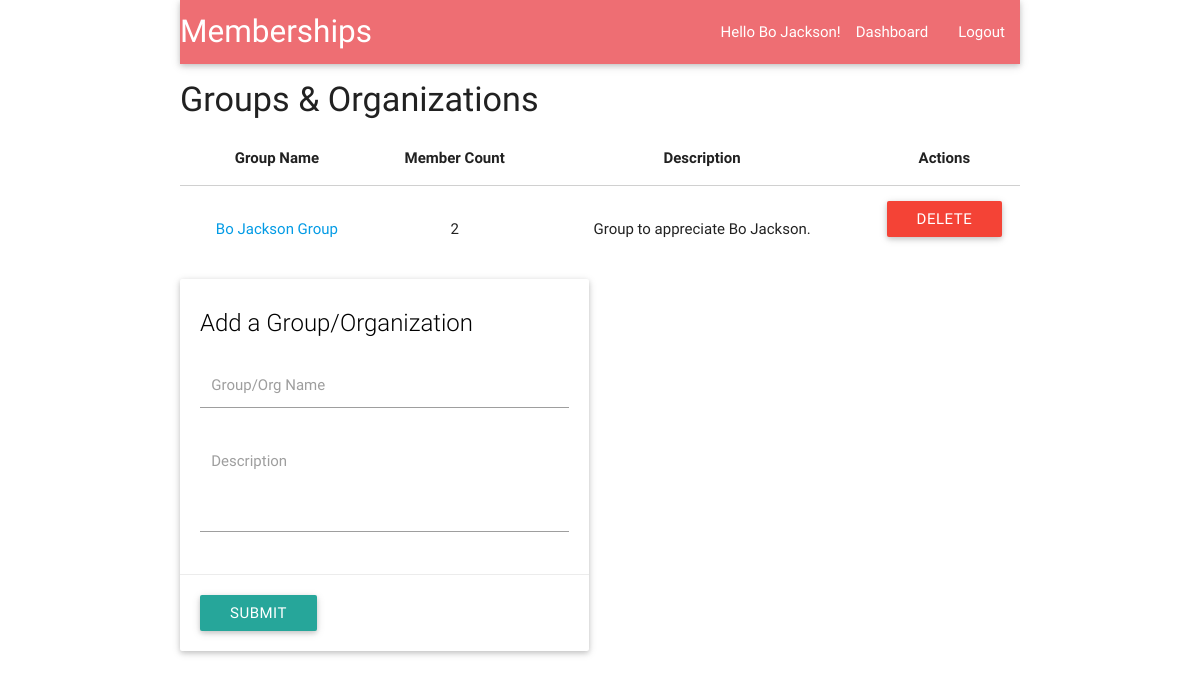
The page /groups/ (signed in) on the database its author committed.
### apps/groups/models.py (models this page shows)
class Organization(models.Model):
    name = models.CharField(max_length = 255)
    description = models.CharField(max_length = 255)
    creator = models.ForeignKey(User, related_name='creator')
    members = models.ManyToManyField(User, related_name='member')

### apps/groups/views.py (the view, shortened to what this page needs)
class GroupsView(View):
    def get(self,request):
        print 'in GroupsView get(Index)'
        groups = Organization.objects.annotate(membercount = Count('members'))
        context = {
            'groups': groups,
            'form':OrgForm(),
        }
        return render(request, 'groups/index.html', context)

### apps/groups/forms.py
class OrgForm(forms.Form):
    name = forms.CharField(min_length=6)
    description = forms.CharField(widget=forms.Textarea(attrs={'class':'materialize-textarea'}),min_length=11)
    class Meta:
        model = Organization

### apps/groups/templates/groups/index.html (shortened to what this page needs)
{% extends "groups/base.html" %}
{% block content %}
    <div class="container">
        <h4>Groups & Organizations</h4>
        <table class="hoverable responsive-table centered">
            <thead>
            <tr>
                <th>
                    Group Name
                </th>
                <th>
                    Member Count
                </th>
                <th>
                    Description
                </th>
                <th>
                    Actions
                </th>
            </tr>
            </thead>
            <tbody>
            {% if groups %}
                {% for group in groups %}
                    <tr>
                        <td>
                            <a href="/groups/{{group.id}}/">{{ group.name }}</a>
                        </td>
                        <td>
                            {{ group.membercount }}
                        </td>
                        <td>
                            {{ group.description }}
                        </td>
                        <td>
                            {% if request.user == group.creator %}
                                <div class="row">
                                    <form action="/groups/{{group.id}}/" method = 'post'>{% csrf_token %} <input type="hidden" name = '_method' value = 'delete'><button class="btn red">Delete</button></form>
                                </div>
                            {% endif %}
                        </td>
                    </tr>
                {% endfor %}
            {% endif %}
            </tbody>
        </table>
        <div class="row">
            <div class="col s6">
                <div class="card hoverable">
                    <div class="card-content black-text">
                        <span class="card-title black-text">Add a Group/Organization</span>
                        <form action="/groups/" method = "post">
                            <div class="input-field">
                                {{ form.name }}
                                <label for="name">Group/Org Name</label>
                            </div>
                            <div class="input-field">
                                {{ form.description }}
                                <label for="description">Description</label>
                            </div>
                    </div>
                    <div class="card-action">
                        <button class="waves-effect waves-light btn white-text">Submit</button>
                    </div>
                </div>
            </div>
        </div>
    </div>
{% endblock %}

### apps/groups/templates/groups/base.html (shortened to what this page needs)
<!DOCTYPE html>
<html lang="en">
<head>
    {% load staticfiles %}
    <link rel="stylesheet" href="{% static 'groups/css/materialize.css' %}">
</head>
<body>
<div class="container">
    <nav>
        <div class="nav-wrapper">
            <a href="#" class="brand-logo">Memberships</a>
            <ul id="nav-mobile" class="right hide-on-med-and-down">
                <li>Hello {{request.user.first_name}}  {{request.user.last_name}}!</li>
                <li><a href="/groups/">Dashboard</a></li>
                <li><a href="/users/logout/">Logout</a></li>
            </ul>
        </div>
    </nav>
</div>
    {% block content %}{% endblock %}
</body>
</html>

### rows shown on the page
Organization: name "Bo Jackson Group", membercount "2", description "Group to appreciate Bo Jackson."

### other values the page prints
{{ request.user.first_name }} "Bo"
{{ request.user.last_name }} "Jackson"
